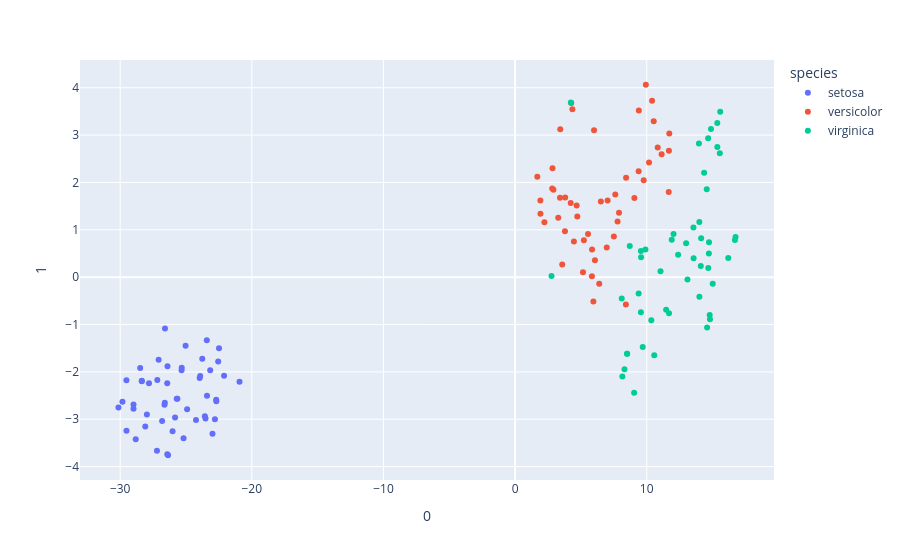

Notebook code for this chart:
### Markdown cell above
###**2D projection with t-SNE**

### Code cell
tsne = TSNE(n_components=2, random_state=0)
projections = tsne.fit_transform(X_standard)

fig = px.scatter(
    projections, x=0, y=1,
    color=df.species, labels={'color': 'species'}
)
fig.show()
